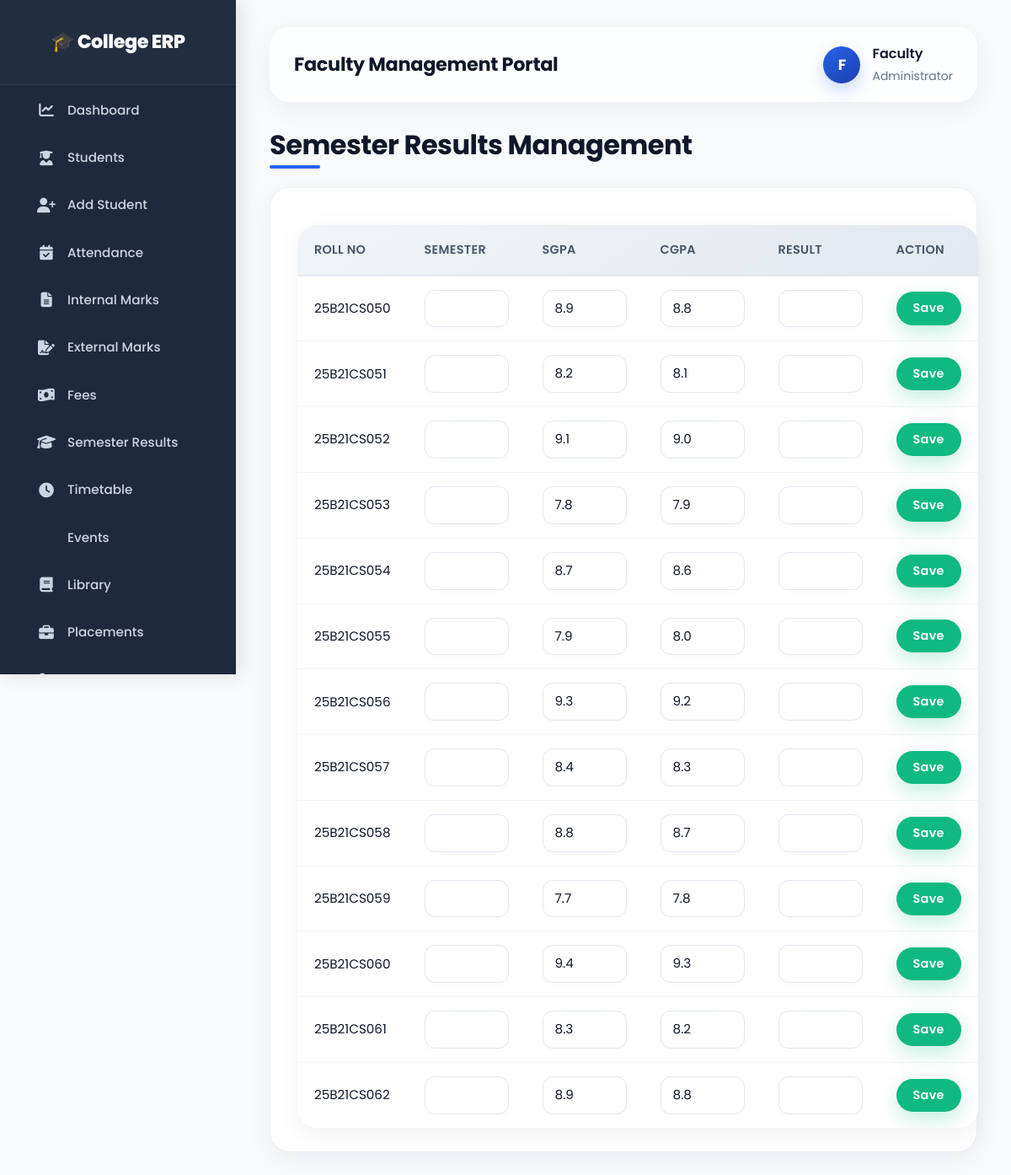
Page /manage-semester (signed in) on the committed database.
### tables this page shows
CREATE TABLE "semester_results" (
"RollNo" TEXT,
  "SGPA" REAL,
  "CGPA" REAL
);

### app.py (the view, shortened to what this page needs)
@app.route("/manage-semester", methods=["GET", "POST"])
def manage_semester():
    if not faculty_logged_in():
        return redirect("/faculty-login")
    conn = get_db_connection()
    data = conn.execute("SELECT * FROM semester_results").fetchall()
    conn.close()
    return render_template(
        "manage_semester.html",
        data=[dict(row) for row in data]
    )

### app.py (called while the page is built)
def get_db_connection():
    conn = sqlite3.connect(DB_FILE)
    conn.row_factory = sqlite3.Row
    return conn

def faculty_logged_in():
    return "faculty_id" in session

### templates/manage_semester.html (shortened to what this page needs)
{% extends 'faculty_base.html' %}
{% block content %}
<h2 class="page-title">
  Semester Results Management
</h2>
<div class="card-box">
  <table class="table table-bordered table-hover">
    <thead class="table-primary">
      <tr>
        <th>Roll No</th>
        <th>Semester</th>
        <th>SGPA</th>
        <th>CGPA</th>
        <th>Result</th>
        <th>Action</th>
      </tr>
    </thead>
    <tbody>
      {% for row in data %}
      <form method="POST">
        <tr>
          <td>
            {{ row.RollNo }}
          </td>
          <td>
            <input
            type="text"
            class="form-control"
            name="semester"
            value="{{ row.Semester }}">
          </td>
          <td>
            <input
            type="number"
            step="0.01"
            class="form-control"
            name="sgpa"
            value="{{ row.SGPA }}">
          </td>
          <td>
            <input
            type="number"
            step="0.01"
            class="form-control"
            name="cgpa"
            value="{{ row.CGPA }}">
          </td>
          <td>
            <input
            type="text"
            class="form-control"
            name="result"
            value="{{ row.Result }}">
          </td>
          <td>
            <button
            type="submit"
            class="btn-save">
            Save
          </button>
        </td>
      </tr>
    </form>
    {% endfor %}
  </tbody>
</table>
</div>
{% endblock %}

### templates/faculty_base.html (style rules this page uses)
* { margin: 0; padding: 0; box-sizing: border-box; font-family: 'Poppins', 'Segoe UI', system-ui, sans-serif; }
body { background: #f8fafc; color: #0f172a; transition: background 0.3s ease; line-height: 1.6; }
.table { margin-bottom: 0; border-collapse: separate; border-spacing: 0; }
.table thead { background: #f1f5f9; color: #0f172a; }
.table thead th { font-weight: 600; font-size: 0.9rem; text-transform: uppercase; letter-spacing: 0.3px; color: #475569; padding: 16px 18px; border-bottom: 2px solid #e2e8f0; text-align: left; }
.table tbody td { padding: 14px 18px; border-bottom: 1px solid #f1f5f9; color: #0f172a; vertical-align: middle; }
.table tbody tr:last-child td { border-bottom: none; }
.page-title { font-size: 2rem; font-weight: 700; margin-bottom: 24px; color: #0f172a; letter-spacing: -0.5px; position: relative; display: inline-block; }
.page-title::after { content: ''; position: absolute; bottom: -8px; left: 0; width: 60px; height: 4px; background: #2563eb; border-radius: 4px; }

### templates/manage_semester.html (style rules this page uses)
.page-title { font-size: 2rem; font-weight: 700; color: #0f172a; margin-bottom: 30px; letter-spacing: -0.5px; position: relative; display: inline-block; }
.page-title::after { content: ''; position: absolute; bottom: -8px; left: 0; width: 60px; height: 4px; background: #2563eb; border-radius: 4px; transition: width 0.3s ease; }
.card-box { background: #ffffff; padding: 28px 32px; border-radius: 24px; box-shadow: 0 8px 32px rgba(15, 23, 42, 0.06); border: 1px solid rgba(226, 232, 240, 0.6); transition: box-shadow 0.3s ease, transform 0.3s ease; }
.table { background: #ffffff; border-radius: 24px; overflow: hidden; box-shadow: 0 8px 32px rgba(15, 23, 42, 0.06); border: 1px solid rgba(226, 232, 240, 0.6); width: 100%; border-collapse: separate; border-spacing: 0; margin-top: 16px; font-size: 0.95rem; }
.table-bordered { border: none; }
.table-bordered th, .table-bordered td { border: none; }
.table thead { background: linear-gradient(145deg, #f1f5f9, #e2e8f0); color: #0f172a; }
.table thead th { font-weight: 600; font-size: 0.9rem; text-transform: uppercase; letter-spacing: 0.3px; color: #475569; padding: 18px 20px; border-bottom: 2px solid #e2e8f0; text-align: left; white-space: nowrap; }
.table-primary { background: linear-gradient(145deg, #f1f5f9, #e2e8f0) !important; color: #0f172a; }
.table-primary th { background: transparent !important; }
.table tbody td { padding: 16px 20px; border-bottom: 1px solid #f1f5f9; color: #0f172a; vertical-align: middle; }
.table tbody tr:last-child td { border-bottom: none; }
.table-hover tbody tr { transition: background 0.2s ease; }
.table tbody tr:nth-of-type(even) { background: #fafbfc; }
.form-control { border-radius: 12px; padding: 10px 14px; border: 1px solid #e2e8f0; background: #ffffff; color: #0f172a; font-size: 0.95rem; transition: all 0.3s ease; box-shadow: 0 2px 8px rgba(0, 0, 0, 0.02); width: 100%; min-width: 100px; }
.form-control[type="number"] { -moz-appearance: textfield; }
.btn-save { background: #10b981; color: white; border: none; padding: 8px 20px; border-radius: 50px; font-weight: 600; font-size: 0.9rem; letter-spacing: 0.3px; transition: all 0.3s cubic-bezier(0.4, 0, 0.2, 1); box-shadow: 0 8px 24px rgba(16, 185, 129, 0.25); cursor: pointer; }
.table * { box-sizing: border-box; }

### rows in the picture
semester_results: RollNo "25B21CS050", sgpa "8.9", cgpa "8.8"
semester_results: RollNo "25B21CS051", sgpa "8.2", cgpa "8.1"
semester_results: RollNo "25B21CS052", sgpa "9.1", cgpa "9.0"
semester_results: RollNo "25B21CS053", sgpa "7.8", cgpa "7.9"
semester_results: RollNo "25B21CS054", sgpa "8.7", cgpa "8.6"
semester_results: RollNo "25B21CS055", sgpa "7.9", cgpa "8.0"
semester_results: RollNo "25B21CS056", sgpa "9.3", cgpa "9.2"
semester_results: RollNo "25B21CS057", sgpa "8.4", cgpa "8.3"
semester_results: RollNo "25B21CS058", sgpa "8.8", cgpa "8.7"
semester_results: RollNo "25B21CS059", sgpa "7.7", cgpa "7.8"
semester_results: RollNo "25B21CS060", sgpa "9.4", cgpa "9.3"
semester_results: RollNo "25B21CS061", sgpa "8.3", cgpa "8.2"
semester_results: RollNo "25B21CS062", sgpa "8.9", cgpa "8.8"
